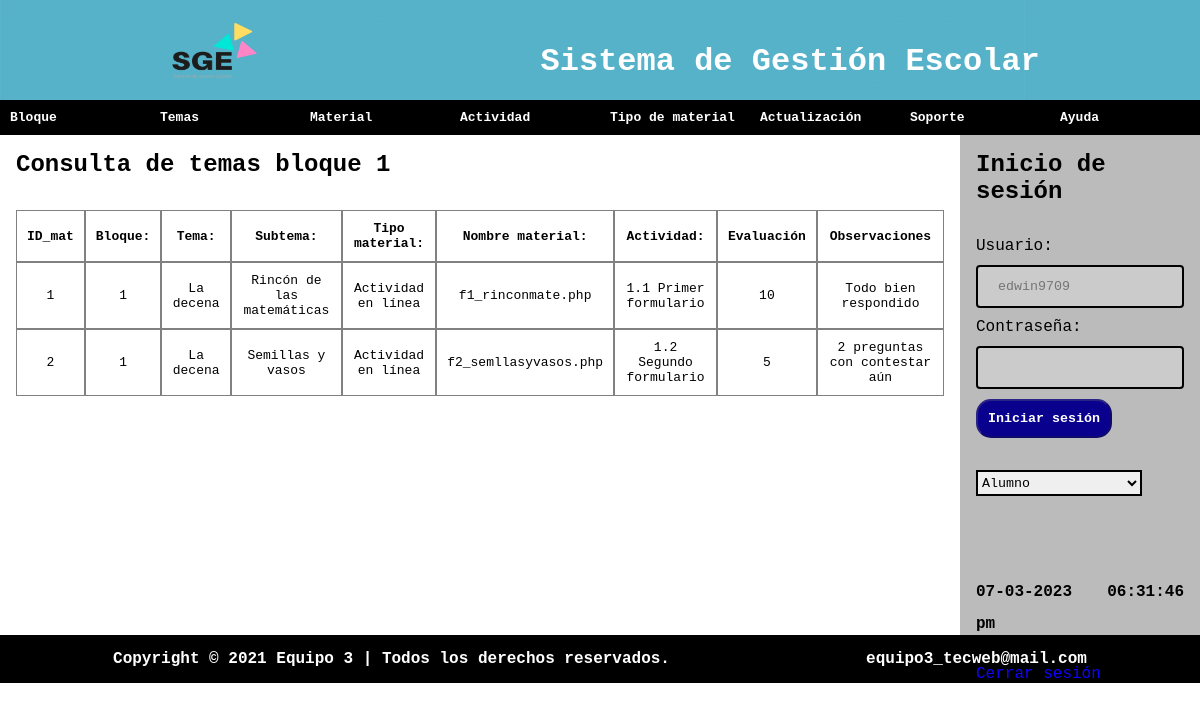
The app's page /Proyecto/usuario-alumno-bloque_uno.php?id=edwin9709 (signed in) with its own data.
### tables this page shows
CREATE TABLE `bloque_uno` (
  `id_mat` int(2) NOT NULL,
  `bloque` int(1) NOT NULL,
  `tema` varchar(15) NOT NULL,
  `subtema` varchar(30) NOT NULL,
  `tipo_material` varchar(30) NOT NULL,
  `nombre_material` varchar(30) NOT NULL,
  `actividad` varchar(30) NOT NULL,
  `evaluacion` int(2) NOT NULL,
  `observaciones` varchar(40) NOT NULL
);

CREATE TABLE `usuarios` (
  `id_usuario` int(11) NOT NULL,
  `nombre` varchar(35) NOT NULL,
  `usuario` varchar(15) NOT NULL,
  `tipo_usuario` varchar(25) NOT NULL,
  `correo` varchar(25) NOT NULL,
  `contrasena` varchar(8) NOT NULL
);

### Proyecto/usuario-alumno-bloque_uno.php (the view, shortened to what this page needs)
<?php
include('conexion.php');
if(isset($_GET['id'])){
    $usuario = $_GET['id'];
    $query = "SELECT * FROM usuarios WHERE usuario = '$usuario'";
    $result = mysqli_query($conexion,$query);
    if(mysqli_num_rows($result) == 1){
        $row = mysqli_fetch_array($result);
        $tipo_usuario = $row['tipo_usuario'];
    }
}
if(isset($_SESSION['usuario'])):
?>
<!DOCTYPE html>
<html lang="en">
<head>
    <link rel="stylesheet" href="/project/css/main-alumno.css" type="text/css" />
</head>
<body>
    <header>
    <img class="logo"
            src="/project/src/logo.png"
            alt="logo" />
        <h1>Sistema de Gestión Escolar</h1>
    </header>
        <nav>
        <ul class="nav">
                <li><a href="/project/usuario-alumno.php?id=<?php echo $usuario?>" >Bloque</a>
                </li>
                <li><a href="/project/usuario-alumno-temas.php?id=<?php echo $usuario?>">Temas</a></li>
                <li><a href="/project/usuario-alumno-materia.php?id=<?php echo $usuario?>">Material</a></li>
                <li><a href="/project/usuario-alumno-actividad.php?id=<?php echo $usuario?>">Actividad</a></li>
                <li><a href="">Tipo de material</a>
                </li>
                <li><a href="usuario-alumno-actualizacion.php?id=<?php echo $usuario?>">Actualización</a></li>
                <li><a href="/project/usuario-alumno-soporte.php?id=<?php echo $usuario?>">Soporte</a></li>
                <li><a href="/project/usuario-alumno-ay.php?id=<?php echo $usuario?>">Ayuda</a></li>
            </ul>
        </nav>
    <section name="area-desplegar">
        <h2>Consulta de temas bloque 1</h2>
        <table class="tabla" cellspacing="0">
                    <thead>
                        <tr>
                            <th>ID_mat</th>
                            <th>Bloque:</th>
                            <th>Tema:</th>
                            <th>Subtema:</th>
                            <th>Tipo material:</th>
                            <th>Nombre material:</th>
                            <th>Actividad:</th>
                            <th>Evaluación</th>
                            <th>Observaciones</th>
                        </tr>
                    </thead>
                    <tbody>
                        <?php
                            $query = "SELECT * FROM bloque_uno";
                            $result_data = mysqli_query($conexion,$query);
                            while($row = mysqli_fetch_array($result_data)){
                                ?>
                                <tr>
                                    <td>
                                        <?php echo $row['id_mat'] ?>
                                    </td>
                                    <td>
                                        <?php echo $row['bloque'] ?>
                                    </td>
                                    <td>
                                        <?php echo $row['tema'] ?>
                                    </td>
                                    <td>
                                        <?php echo $row['subtema'] ?>
                                    </td>
                                    <td>
                                        <?php echo $row['tipo_material'] ?>
                                    </td>
                                    <td>
                                        <?php echo $row['nombre_material'] ?>
                                    </td>
                                    <td>
                                        <?php echo $row['actividad'] ?>
                                    </td>
                                    <td>
                                        <?php echo $row['evaluacion'] ?>
                                    </td>
                                    <td>
                                        <?php echo $row['observaciones'] ?>
                                    </td>
                                </tr>
                                <?php
                            }
                        ?>
                    </tbody>
                </table>
    </section>
    <aside>
        <h2>Inicio de sesión</h2>
        <form action="" class="login-form">
            <label for="">Usuario:</label>
            <input type="text" placeholder="<?php echo $usuario ?>" disabled>
            <label for="">Contraseña:</label>
            <input type="password" disabled>
            <button type="submit" class="inactive" disabled>Iniciar sesión</button>
            <select name="tipo_usuario" id="tipo_usuario" style="border: black 2px solid; margin-top:2rem; width:80%; height: 26px;">
                <option value="<?php echo $tipo_usuario?>" selected disabled><?php echo $tipo_usuario?></option>
            </select>
            <p style="margin-top: 5rem;"><b>
            <?php
            $DateAndTime = date('m-d-Y h:i:s a', time());
            echo  $DateAndTime;
            ?></b>
            </p>
            <a href="/project/cerrar_sesion.php">Cerrar sesión</a>
        </form>
    </aside>
    <footer>
        <h4>Copyright © 2021 Equipo 3 | Todos los derechos reservados.</h4>
        <h4>equipo3_tecweb@mail.com</h4>
    </footer>
</body>
</html>
<?php else: ?>
<script LANGUAGE="javascript">   location.href = "usuario-noregistrado.php";   </script>
<?php endif; ?>

### Proyecto/css/main-alumno.css (style rules this page uses)
* { margin: 0; padding: 0; box-sizing: border-box; font-family: "Courier New", Courier, monospace; }
p { margin: 10px 0 10px auto; text-align: justify; line-height: 200%; }
.logo { height: 60px; width: 100px; }
header { display: flex; align-items: flex-end; background-image: url('/project/src/fondo.jpg'); padding: 20px; justify-content: space-around; vertical-align: middle; color: white; }
nav { background-color: #000; }
ul, ol { list-style:none; font-weight: bold; }
.nav > li { float:left; width:12.5%; }
.nav li a { background-color:#000; color:#fff; text-decoration:none; padding:10px 10px; display: block; font-size: small; }
.inactive { pointer-events: none; color: grey; }
section { width: 80%; height: 500px; float: left; padding: 1rem; }
aside { width: 20%; height: 500px; background-color: rgba(141, 141, 141, 0.596); float: left; padding: 1rem; }
.login-form { margin-top: 2rem; }
.login-form input { width: 100%; padding: 12px 20px; margin: 10px 0; box-sizing: border-box; border-radius: 4px; border: 2px solid black; }
.login-form button { margin: 0 auto; color: white; background-color: rgb(9, 0, 141); padding: 10px; border-radius: 15px; font-weight: bold; }
.login-form a { display: inline-block; margin-top: 15px; color: rgb(17, 0, 255); text-decoration: none; }
table { font-size: small; text-align: center; margin-top: 2rem; border-collapse: separate; border-radius: 8px; }
td,th { border: 1px rgb(129, 129, 129) solid; padding: 10px; }
.form-contacto label,textarea,button { font-weight: bolder; margin-left: 2rem; }
textarea,input { border-radius: 5px; }
footer { color: white; background-color: black; padding: 15px; width: 100%; display: flex; align-items: center; justify-content: space-around; }

### records on screen
bloque_uno: id_mat "1", bloque "1", tema "La decena", subtema "Rincón de las matemáticas", tipo_material "Actividad en línea", nombre_material "f1_rinconmate.php", actividad "1.1 Primer formulario", evaluacion "10", observaciones "Todo bien respondido"
bloque_uno: id_mat "2", bloque "1", tema "La decena", subtema "Semillas y vasos", tipo_material "Actividad en línea", nombre_material "f2_semllasyvasos.php", actividad "1.2 Segundo formulario", evaluacion "5", observaciones "2 preguntas con contestar aún"
usuarios: tipo_usuario "Alumno"
